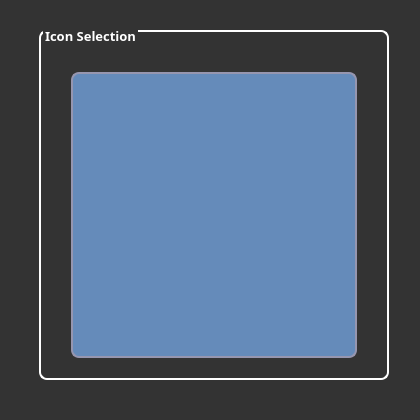
<?xml version="1.0" encoding="UTF-8"?>
<ui version="4.0">
 <class>IconSelection</class>
 <widget class="QDialog" name="IconSelection">
  <property name="geometry">
   <rect>
    <x>0</x>
    <y>0</y>
    <width>420</width>
    <height>420</height>
   </rect>
  </property>
  <property name="sizePolicy">
   <sizepolicy hsizetype="Fixed" vsizetype="Fixed">
    <horstretch>0</horstretch>
    <verstretch>0</verstretch>
   </sizepolicy>
  </property>
  <property name="windowTitle">
   <string>Shared Editor - Icon Selection</string>
  </property>
  <property name="styleSheet">
   <string notr="true">background-color:#333;
color: white;</string>
  </property>
  <widget class="QGroupBox" name="groupBox">
   <property name="geometry">
    <rect>
     <x>39</x>
     <y>30</y>
     <width>350</width>
     <height>350</height>
    </rect>
   </property>
   <property name="font">
    <font>
     <family>Bahnschrift SemiBold</family>
     <pointsize>10</pointsize>
     <weight>75</weight>
     <bold>true</bold>
    </font>
   </property>
   <property name="styleSheet">
    <string notr="true">QGroupBox {
    border: 2px solid gray;
    border-radius: 8px;
    margin-top: 0.5em;

    border-color: rgb(255, 255, 255)
}


QGroupBox::title {
    subcontrol-origin: margin;
    left: 4px;
	bottom: 6px;
    padding: 3 0 3 0;
    color: rgb(255, 255, 255)
}

</string>
   </property>
   <property name="title">
    <string>Icon Selection</string>
   </property>
   <widget class="QListWidget" name="IconList">
    <property name="geometry">
     <rect>
      <x>0</x>
      <y>10</y>
      <width>350</width>
      <height>350</height>
     </rect>
    </property>
    <property name="sizePolicy">
     <sizepolicy hsizetype="Expanding" vsizetype="Expanding">
      <horstretch>0</horstretch>
      <verstretch>0</verstretch>
     </sizepolicy>
    </property>
    <property name="font">
     <font>
      <family>Segoe UI Semibold</family>
      <pointsize>10</pointsize>
      <weight>75</weight>
      <bold>true</bold>
      <underline>false</underline>
      <kerning>false</kerning>
     </font>
    </property>
    <property name="cursor" stdset="0">
     <cursorShape>PointingHandCursor</cursorShape>
    </property>
    <property name="styleSheet">
     <string notr="true">border-radius:8px;
background-color:rgb(150, 150, 175);
background-color: rgb(101, 139, 186);
border:2px solid rgb(150, 150, 175);
padding: 16px;
margin: 32px;
color: white;</string>
    </property>
    <property name="iconSize">
     <size>
      <width>35</width>
      <height>35</height>
     </size>
    </property>
    <property name="textElideMode">
     <enum>Qt::ElideRight</enum>
    </property>
    <property name="spacing">
     <number>6</number>
    </property>
   </widget>
  </widget>
 </widget>
 <resources/>
 <connections/>
</ui>
